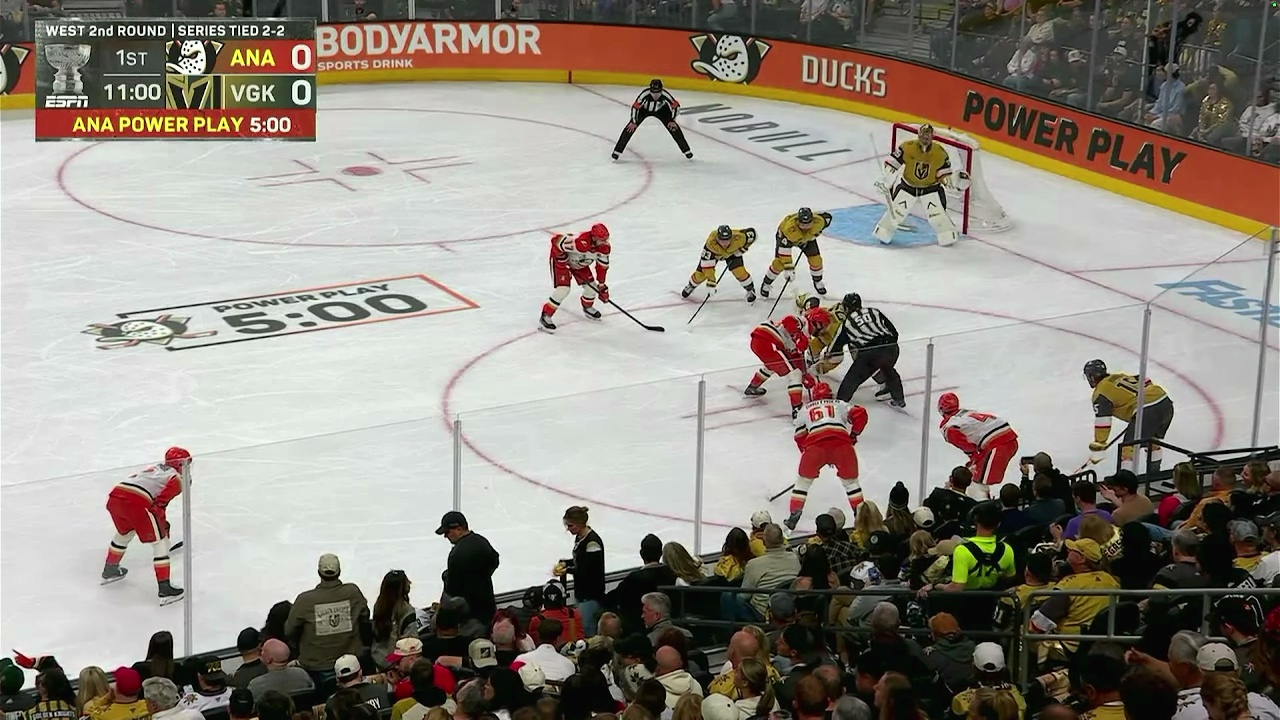
#> input picture annotation_frames/v1_f010_overhead_end_zone.jpg, 1280 x 720 px; its folder holds only this picture in this run
$ python analyze_frames.py
#> lines starting #> are read from the running program, lines starting #| are printed output that depends on the picture; after the words box and inside, x2 and y2 are one past the last pixel; in counts of white or black regions, pixels touching at a corner belong together
import cv2
import numpy as np
import glob
import os
from collections import defaultdict

# Red/Yellow Thresholds (from typical detector)
LOWER_RED1 = np.array([0, 100, 50])
UPPER_RED1 = np.array([10, 255, 255])
LOWER_RED2 = np.array([170, 100, 50])
UPPER_RED2 = np.array([180, 255, 255])
LOWER_YELLOW = np.array([20, 100, 100])
UPPER_YELLOW = np.array([30, 255, 255])

def analyze(path):
    img = cv2.imread(path)
#> img is the input picture: shape (720, 1280, 3); mean B, G, R 130.3, 139.5, 145.8
    if img is None: return None
    hsv = cv2.cvtColor(img, cv2.COLOR_BGR2HSV)
#> hsv: shape (720, 1280, 3); mean H, S, V 47.4, 57.7, 148.8
    h, w = img.shape[:2]
    total_pixels = h * w

    mask_red = cv2.bitwise_or(cv2.inRange(hsv, LOWER_RED1, UPPER_RED1), cv2.inRange(hsv, LOWER_RED2, UPPER_RED2))
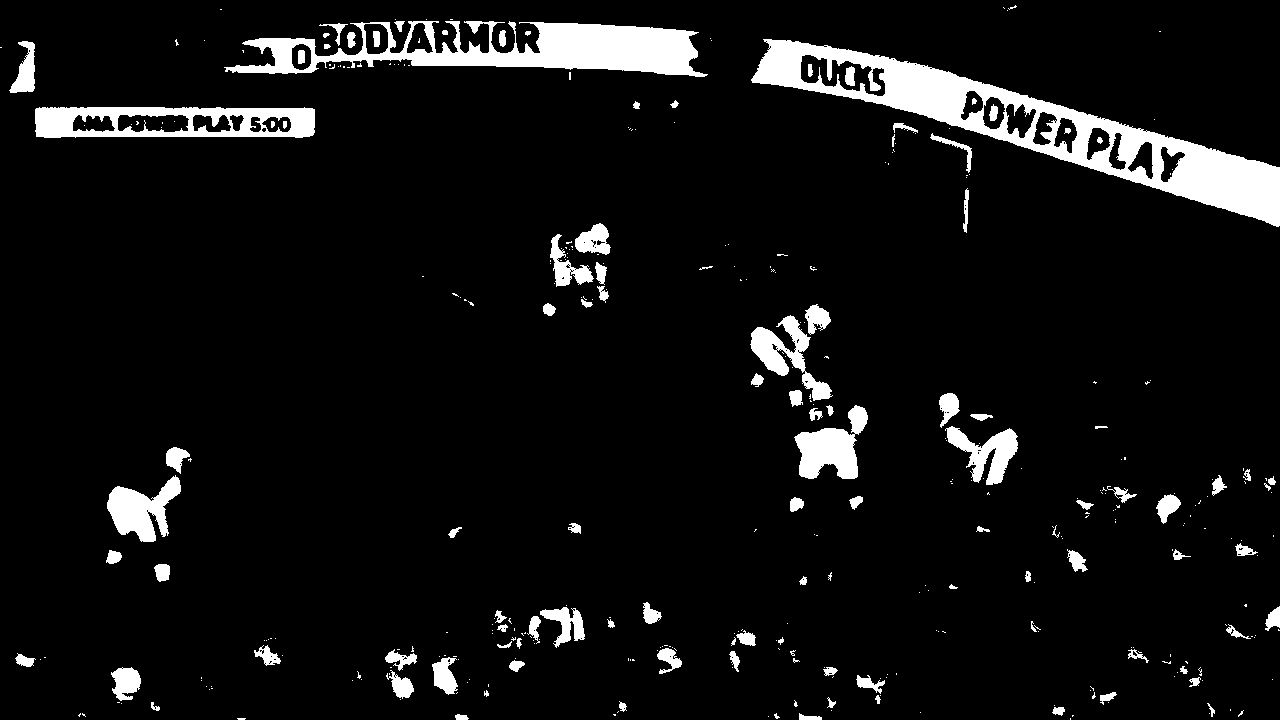
#> mask_red: shape (720, 1280); 7.1% white; 378 white regions (271 under 20 px), largest, box (x1, y1, x2, y2) and area: (751, 39, 1280, 227) 21268, (224, 21, 708, 77) 12728, (35, 107, 315, 138) 5675
    mask_yellow = cv2.inRange(hsv, LOWER_YELLOW, UPPER_YELLOW)
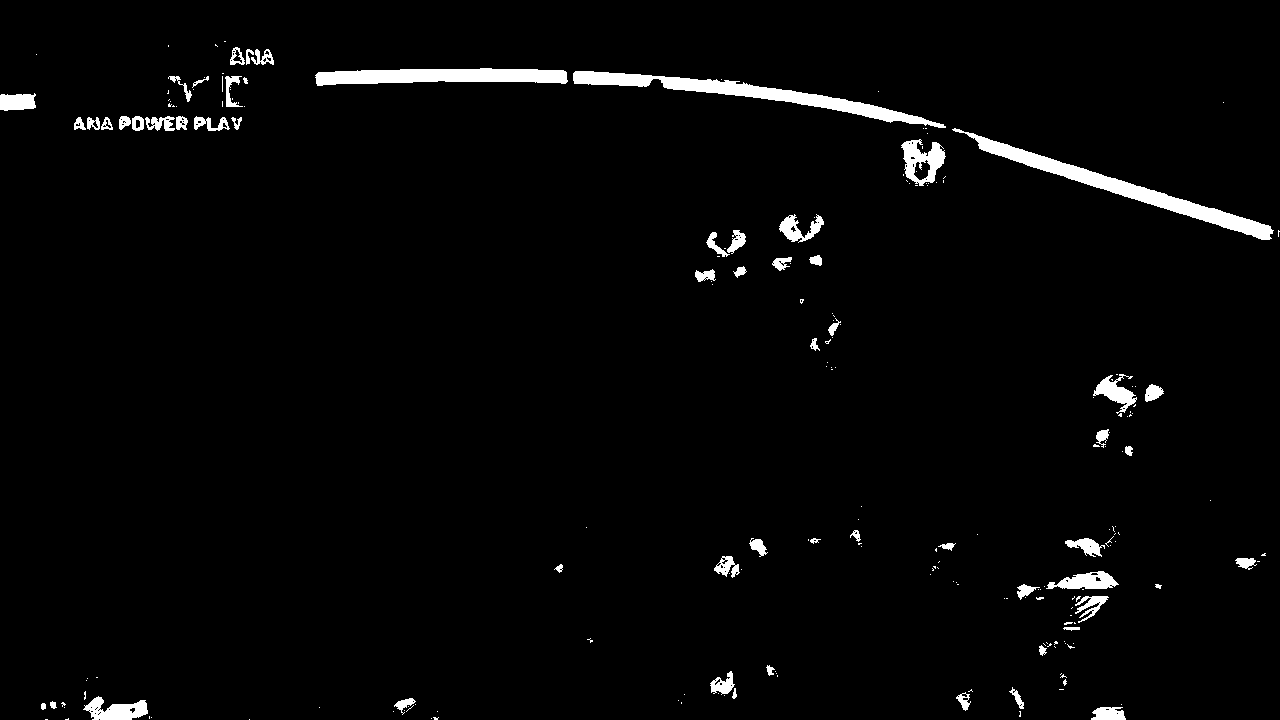
#> mask_yellow: shape (720, 1280); 2.6% white; 217 white regions (159 under 20 px), largest, box (x1, y1, x2, y2) and area: (952, 128, 1274, 240) 4413, (573, 71, 946, 128) 4247, (315, 68, 568, 86) 3309

    red_frac = np.sum(mask_red > 0) / total_pixels
#> red_frac = 0.0711
    yellow_frac = np.sum(mask_yellow > 0) / total_pixels
#> yellow_frac = 0.0259

    valid_cols = np.sum((np.any(mask_red > 0, axis=0)) & (np.any(mask_yellow > 0, axis=0)))
#> valid_cols = 1194
    valid_col_frac = valid_cols / w
#> valid_col_frac = 0.933

    def get_max_cc(mask):
        num, _, stats, _ = cv2.connectedComponentsWithStats(mask)
#> num = 379; stats = 379 rows, first 6: [0, 0, 1280, 720, 856063], [1008, 5, 9, 5, 15], [1003, 7, 2, 2, 2], [220, 9, 2, 1, 2], [1007, 10, 1, 1, 1], [395, 19, 1, 1, 1]
        if num <= 1: return 0, 0, 0
        max_idx = np.argmax(stats[1:, cv2.CC_STAT_AREA]) + 1
#> max_idx = 21
        return stats[max_idx, cv2.CC_STAT_WIDTH], stats[max_idx, cv2.CC_STAT_HEIGHT], stats[max_idx, cv2.CC_STAT_AREA]

    rw, rh, ra = get_max_cc(mask_red)
#> rw = 529; rh = 188; ra = 21268
    yw, yh, ya = get_max_cc(mask_yellow)
#> in get_max_cc (call 2), `num, _, stats, _ = cv2.connectedComponentsWithStats(mask)`: num = 218; stats = 218 rows, first 6: [0, 0, 1280, 720, 897723], [224, 41, 2, 1, 2], [168, 45, 1, 2, 2], [215, 44, 3, 3, 4], [230, 47, 15, 18, 131], [246, 49, 8, 16, 64]
#> yw = 322; yh = 112; ya = 4413

    return red_frac, yellow_frac, valid_col_frac, ra, ya

files = glob.glob("annotation_frames/*.jpg") + glob.glob("annotation_frames/*.png")
results = defaultdict(list)

for f in files:
    ext = os.path.splitext(f)[1].lower()
    res = analyze(f)
#> res = (0.0711, 0.0259, 0.933, 21268, 4413)
    if res: results[ext].append(res)

print(f"{'Ext':<5} | {'Red%':<6} | {'Yel%':<6} | {'VCol%':<6} | {'R-Area':<7} | {'Y-Area':<7}")
print("-" * 45)
for ext, data in results.items():
    arr = np.array(data)
    means = np.mean(arr, axis=0)
    mins = np.min(arr, axis=0)
    maxs = np.max(arr, axis=0)
    print(f"{ext:<5} | {means[0]:.3f} | {means[1]:.3f} | {means[2]:.3f} | {int(means[3]):<7} | {int(means[4]):<7}")
    print(f"{'range':<5} | {mins[0]:.3f}-{maxs[0]:.3f} | {mins[1]:.3f}-{maxs[1]:.3f} | {mins[2]:.3f}-{maxs[2]:.3f}")

$ run again, on annotation_frames/v3_f200_overhead_full.jpg
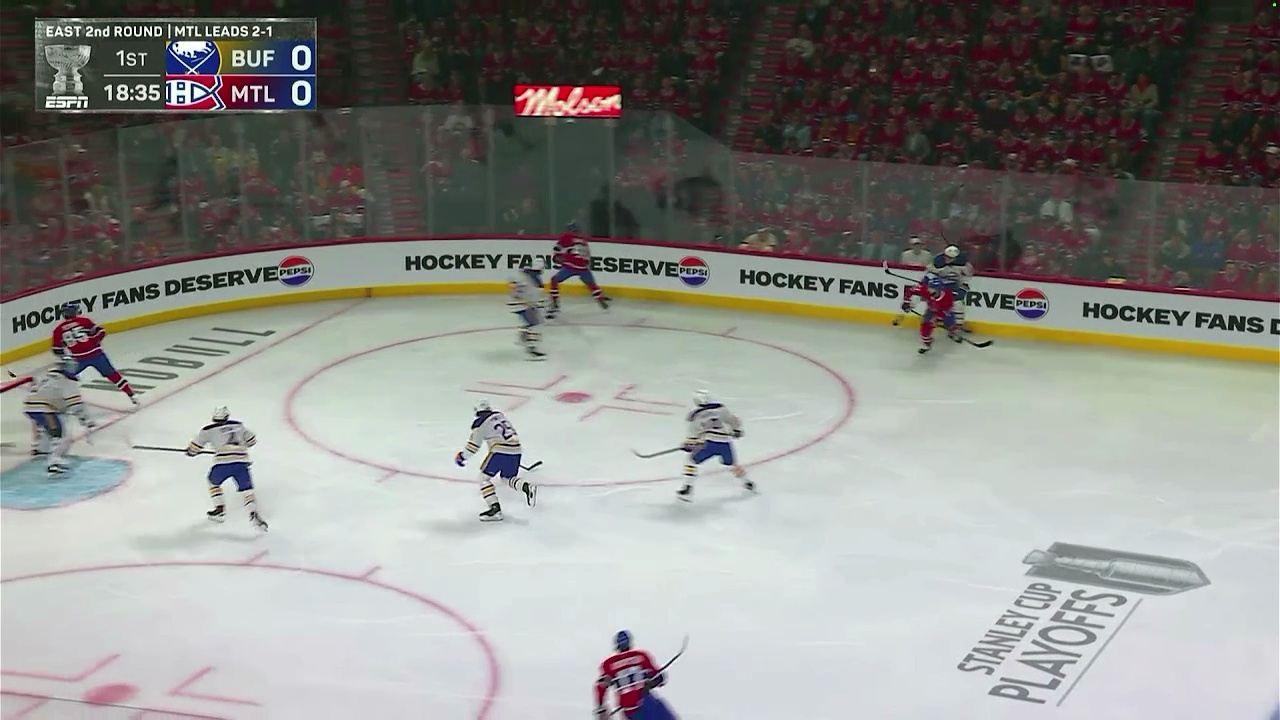
#> input picture annotation_frames/v3_f200_overhead_full.jpg, 1280 x 720 px
#> in analyze, img is the input picture: shape (720, 1280, 3); mean B, G, R 135.7, 140.5, 139.8
#> hsv: shape (720, 1280, 3); mean H, S, V 73.7, 40.4, 146.4
#> in analyze, `mask_red = cv2.bitwise_or(cv2.inRange(hsv, LOWER_RED1, UPPER_RED1), cv..`:
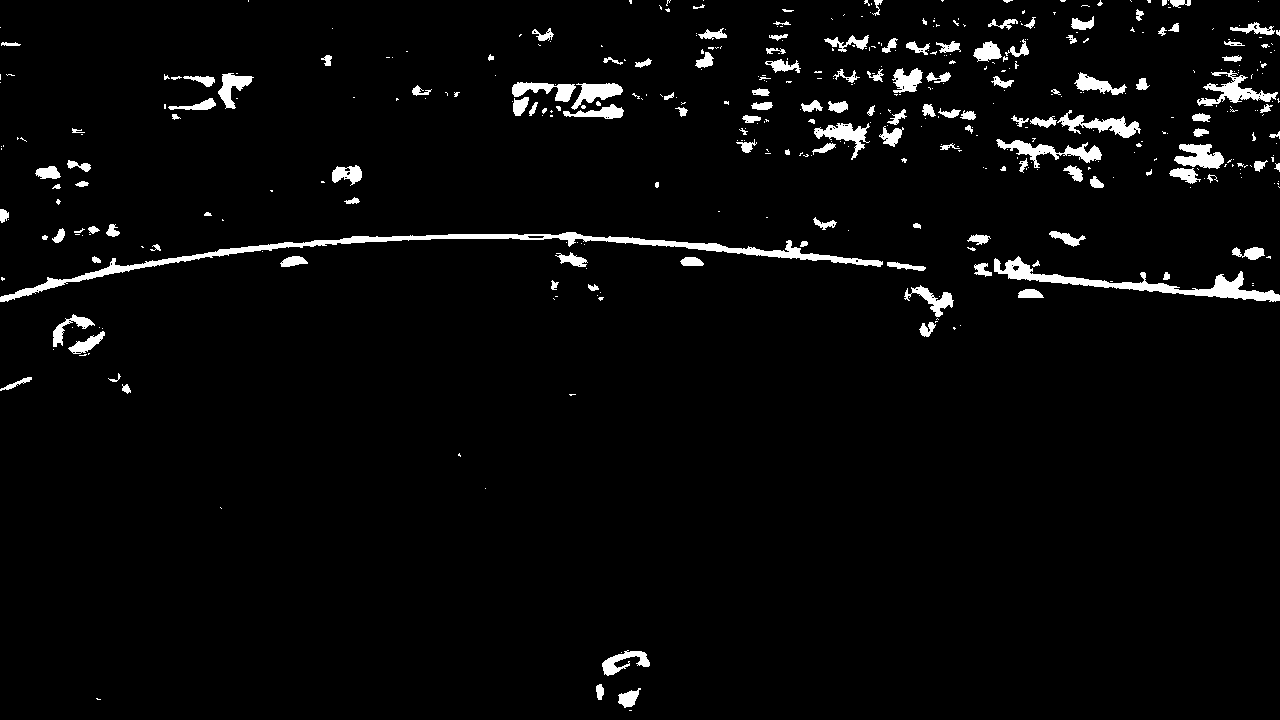
#> mask_red: shape (720, 1280); 3.4% white; 435 white regions (294 under 20 px), largest, box (x1, y1, x2, y2) and area: (0, 232, 883, 302) 5074, (994, 256, 1280, 302) 2753, (996, 139, 1102, 168) 982
#> in analyze, `mask_yellow = cv2.inRange(hsv, LOWER_YELLOW, UPPER_YELLOW)`:
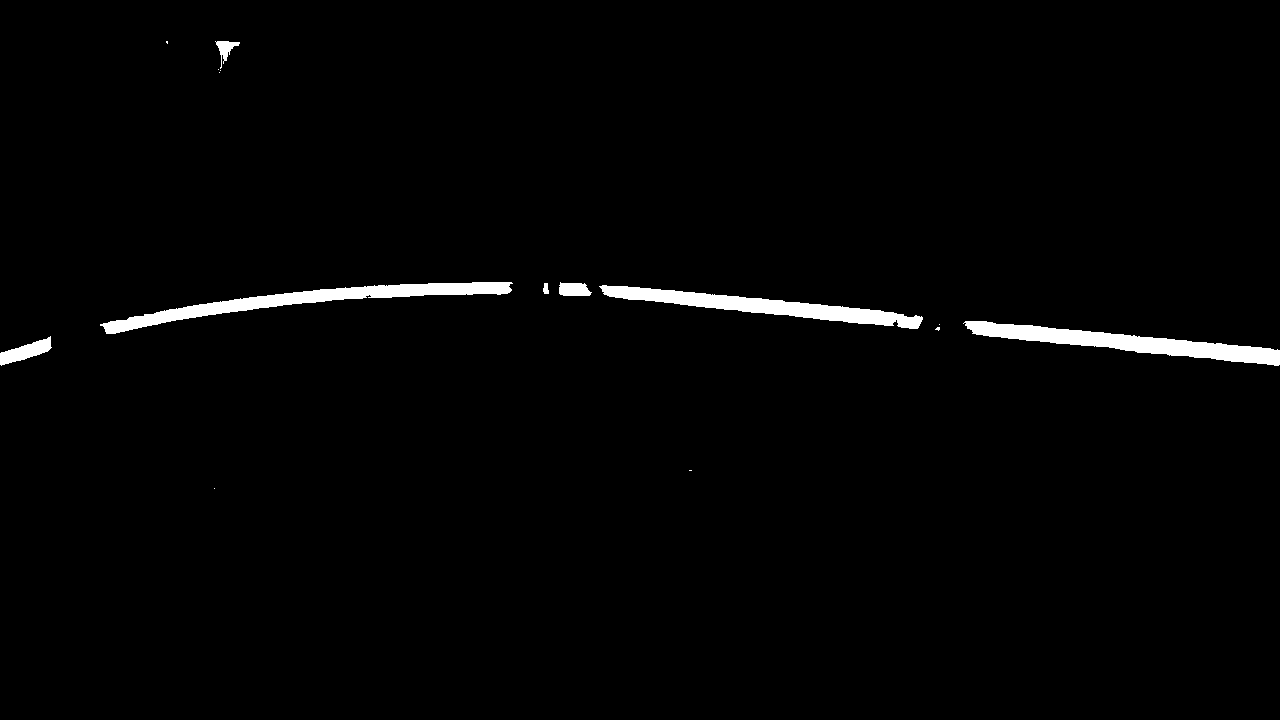
#> mask_yellow: shape (720, 1280); 1.7% white; 15 white regions (8 under 20 px), largest, box (x1, y1, x2, y2) and area: (100, 282, 513, 334) 4942, (963, 321, 1280, 366) 4811, (599, 285, 923, 329) 4379
#> red_frac = 0.0341
#> yellow_frac = 0.0169
#> valid_cols = 1150
#> valid_col_frac = 0.898
#> num = 436; stats = 436 rows, first 6: [0, 0, 1280, 720, 890160], [248, 0, 1, 2, 2], [629, 0, 3, 4, 10], [666, 0, 5, 6, 11], [703, 0, 1, 1, 1], [864, 0, 6, 6, 17]
#> max_idx = 369
#> rw = 883; rh = 70; ra = 5074
#> num = 16; stats = 16 rows, first 6: [0, 0, 1280, 720, 906067], [166, 41, 2, 3, 5], [215, 41, 25, 28, 254], [218, 69, 1, 1, 1], [220, 70, 1, 1, 1], [219, 72, 1, 1, 1]
#> yw = 413; yh = 52; ya = 4942
#> res = (0.0341, 0.0169, 0.898, 5074, 4942)

$ run again, on annotation_frames/v4_f010_overhead_near.jpg
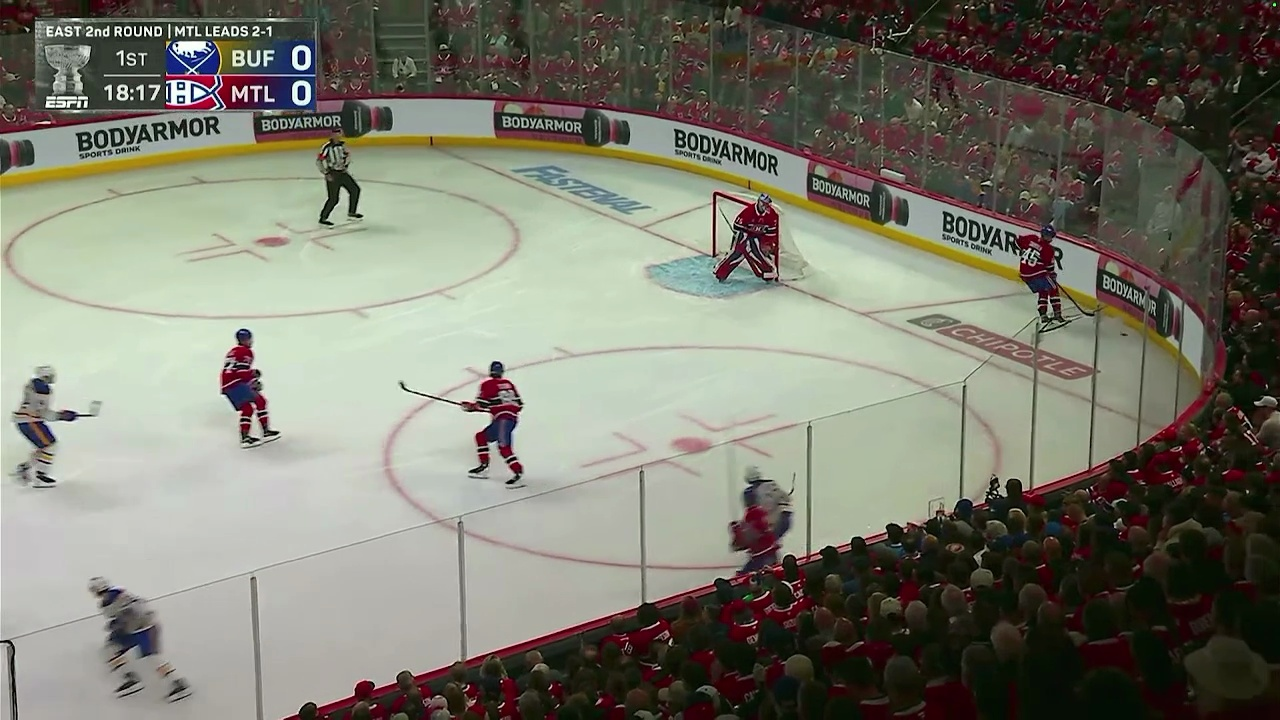
#> input picture annotation_frames/v4_f010_overhead_near.jpg, 1280 x 720 px
#> in analyze, img is the input picture: shape (720, 1280, 3); mean B, G, R 109.8, 122.3, 123
#> hsv: shape (720, 1280, 3); mean H, S, V 49.4, 69.2, 128.9
#> in analyze, `mask_red = cv2.bitwise_or(cv2.inRange(hsv, LOWER_RED1, UPPER_RED1), cv..`:
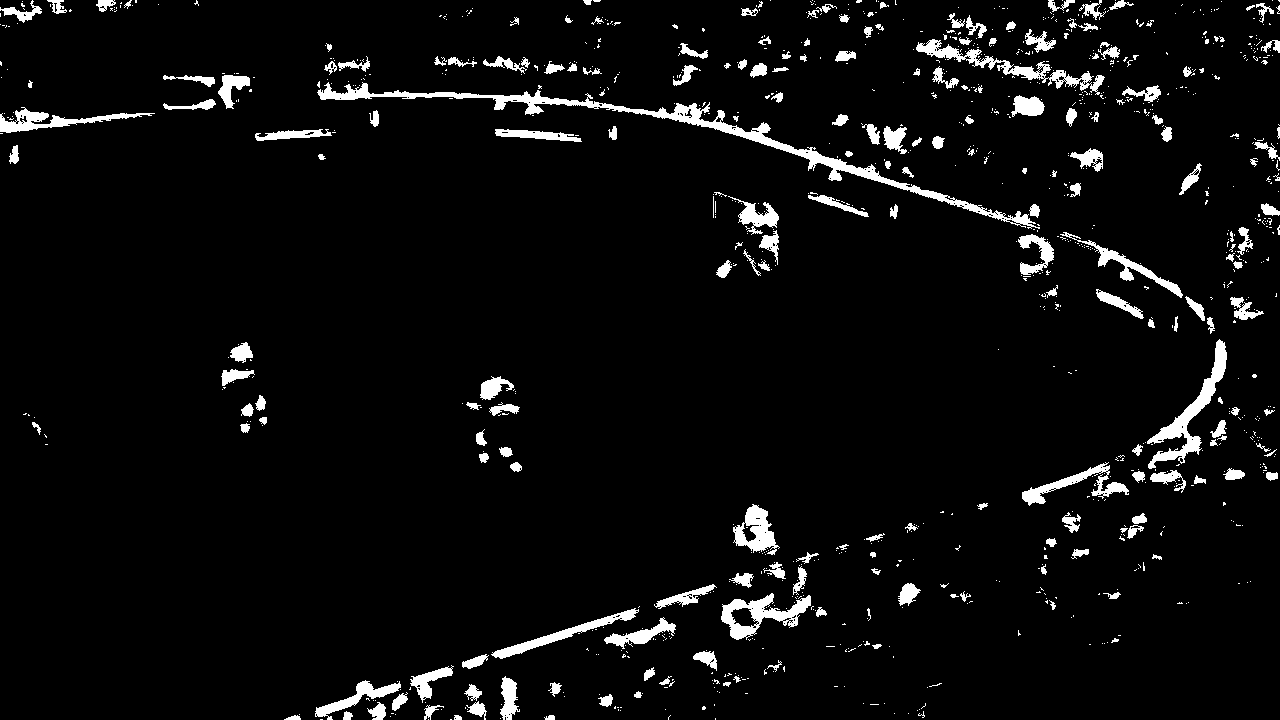
#> mask_red: shape (720, 1280); 4.9% white; 1053 white regions (842 under 20 px), largest, box (x1, y1, x2, y2) and area: (317, 82, 1040, 229) 5853, (1147, 339, 1227, 469) 2150, (916, 39, 1105, 95) 1839
#> in analyze, `mask_yellow = cv2.inRange(hsv, LOWER_YELLOW, UPPER_YELLOW)`:
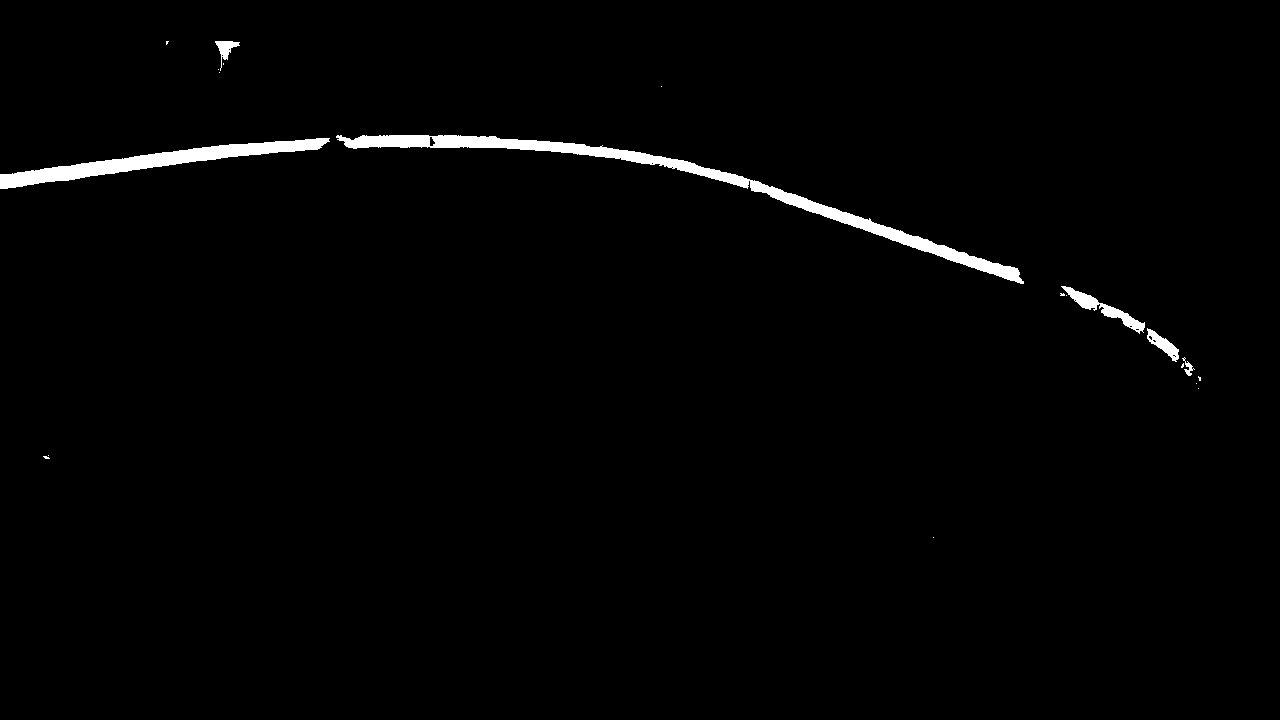
#> mask_yellow: shape (720, 1280); 1.5% white; 20 white regions (14 under 20 px), largest, box (x1, y1, x2, y2) and area: (336, 135, 1024, 284) 7534, (0, 138, 330, 189) 4324, (1061, 286, 1145, 334) 860, (1147, 328, 1179, 362) 406, (215, 41, 240, 71) 259, (1182, 357, 1195, 376) 82
#> red_frac = 0.0494
#> yellow_frac = 0.0147
#> valid_cols = 1144
#> valid_col_frac = 0.894
#> num = 1054; stats = 1054 rows, first 6: [0, 0, 1280, 720, 876065], [22, 1, 1, 1, 1], [0, 0, 42, 23, 311], [47, 0, 20, 14, 135], [96, 0, 20, 12, 136], [124, 0, 8, 9, 29]
#> max_idx = 331
#> rw = 723; rh = 147; ra = 5853
#> num = 21; stats = 21 rows, first 6: [0, 0, 1280, 720, 908071], [166, 41, 3, 4, 8], [215, 41, 25, 30, 259], [223, 63, 1, 2, 2], [218, 69, 1, 1, 1], [219, 72, 1, 1, 1]
#> yw = 688; yh = 149; ya = 7534
#> res = (0.0494, 0.0147, 0.894, 5853, 7534)
